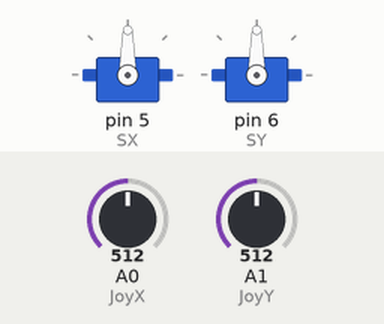
Recording of a sketch running on a simulated Arduino Uno, built with avr-gcc and run on an emulated ATmega328P. Shown: 2 × servo. Inputs (shaded band) come from the test bench; at power-on: A0 (JoyX) = 512, A1 (JoyY) = 512.

Above: at 1.2 s.
1.3 s: A0 (JoyX) set to 716
At 2.4 s:
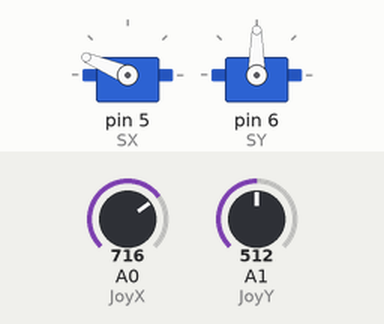
2.8 s: A1 (JoyY) set to 716
At 4.0 s:
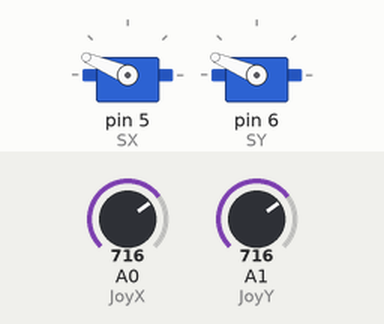
4.3 s: A0 (JoyX) set to 900
At 5.5 s:
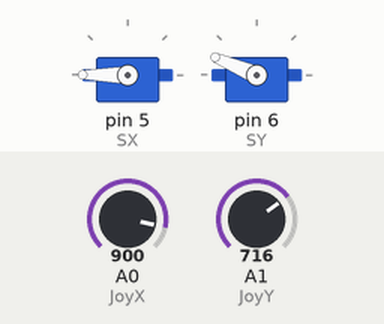
5.8 s: A1 (JoyY) set to 900
At 6.7 s:
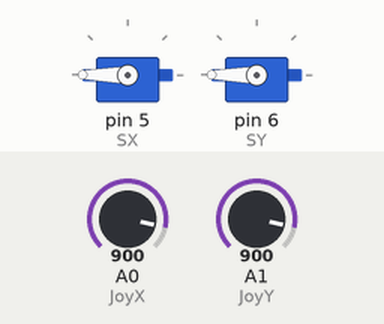
7.3 s: A0 (JoyX) set to 511
At 8.4 s:
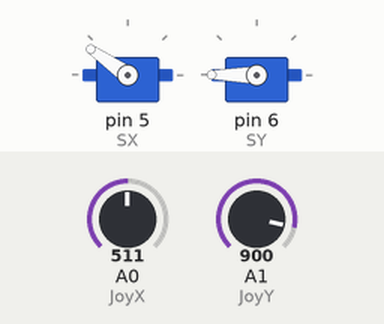
8.8 s: A1 (JoyY) set to 306
At 10.0 s:
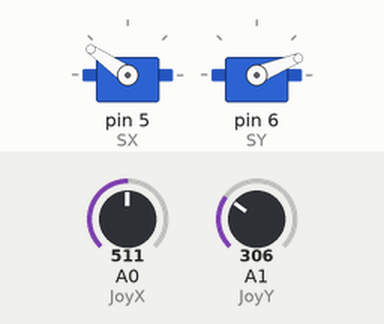
Timing chart, 0 to 11.3 s (numbered marks = the images above; inputs shaded):
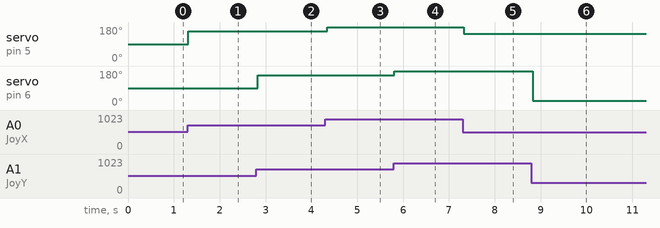

The sketch:

17-Servomotor-SG90-y-KY-023-Joystick.ino
```cpp
/*
  Derechos de autor © UNIT Electronics
  Este codigo se proporciona "tal cual", sin garantías de ningún tipo.

  Para más información, visita nuestro blog:
  https://blog.uelectronics.com/tarjetas-desarrollo/arduino/control-de-servomotores-sg90-con-modulo-ky-023-sensor-joystick/
 */
#include <Servo.h>     // Incluimos la librería para controlar el servo

Servo SX;             // Servo para el eje X (derecha-izquierda)
Servo SY;             // Servo para el eje Y (arriba-abajo)

// Declaración de pines analógicos para el joystick del módulo KY-023
int JoyX = 0;         // Pin analógico del joystick RX conectado a A0
int JoyY = 1;         // Pin analógico del joystick RY conectado a A1

int valX;             // Variable para almacenar los valores del eje X del joystick
int valY;             // Variable para almacenar los valores del eje Y del joystick

// Valores máximos y mínimos del joystick para los ejes X e Y
int Valor_Xmax = 1023; // Valor máximo del eje X (para el lado izquierdo)
int Valor_Xmin = 0;    // Valor mínimo del eje X (para el lado derecho)
int Valor_Ymax = 1023; // Valor máximo del eje Y (para apuntar hacia arriba)
int Valor_Ymin = 0;    // Valor mínimo del eje Y (para apuntar hacia abajo)

void setup() {
  Serial.begin(9600);  // Iniciamos la comunicación serial a 9600 baudios para la depuración
  SX.attach(5);        // Asociamos el servo SX al pin PWM D5
  SY.attach(6);        // Asociamos el servo SY al pin PWM D6
}

void loop() {
  valX = analogRead(JoyX);  // Leemos el valor actual del joystick en el eje X
  valY = analogRead(JoyY);  // Leemos el valor actual del joystick en el eje Y

  // Determinamos los rangos de valores máximos y mínimos para los ejes X e Y
  if (valX > 511) {                   // Movimiento del eje X hacia la izquierda desde el centro (valor 511)
    Valor_Xmax = 1023 - valX + 511;   // Nuevo valor máximo del eje X
    Valor_Xmin = 0;                   // Mantenemos el valor mínimo del eje X
  } else if (valX < 511) {            // Movimiento del eje X hacia la derecha desde el centro (valor 511)
    Valor_Xmax = 1023;                // Mantenemos el valor máximo del eje X
    Valor_Xmin = 511 - valX;          // Nuevo valor mínimo del eje X
  }

  if (valY > 511) {                   // Movimiento del eje Y hacia arriba desde el centro (valor 511)
    Valor_Ymax = 1023 - valY + 511;   // Nuevo valor máximo del eje Y
    Valor_Ymin = 0;                   // Mantenemos el valor mínimo del eje Y
  } else if (valY < 511) {            // Movimiento del eje Y hacia abajo desde el centro (valor 511)
    Valor_Ymax = 1023;                // Mantenemos el valor máximo del eje Y
    Valor_Ymin = 511 - valY;          // Nuevo valor mínimo del eje Y
  }

  // Mapeamos los valores leídos del joystick a un rango de 0 a 180 grados para los servos
  valX = map(valX, Valor_Xmin, Valor_Xmax, 0, 180);  // Mapeo del eje X al rango del servo (0° a 180°)
  SX.write(valX);                                   // Enviamos el ángulo calculado al servo SX

  valY = map(valY, Valor_Ymin, Valor_Ymax, 0, 180);  // Mapeo del eje Y al rango del servo (0° a 180°)
  SY.write(valY);                                   // Enviamos el ángulo calculado al servo SY

  delay(50);  // Pequeña pausa antes de la siguiente lectura del joystick
}
```

Measured:
- after the input at 1.3 s, servo on pin 5 (SX): 90° → 157° at once
- after the input at 2.8 s, servo on pin 6 (SY): 90° → 157° at once
- after the input at 4.3 s, servo on pin 5 (SX): 157° → 180° at once
- after the input at 5.8 s, servo on pin 6 (SY): 157° → 180° at once
- after the input at 7.3 s, servo on pin 5 (SX): 180° → 145° at once
- after the input at 8.8 s, servo on pin 6 (SY): 180° → 22° at once
